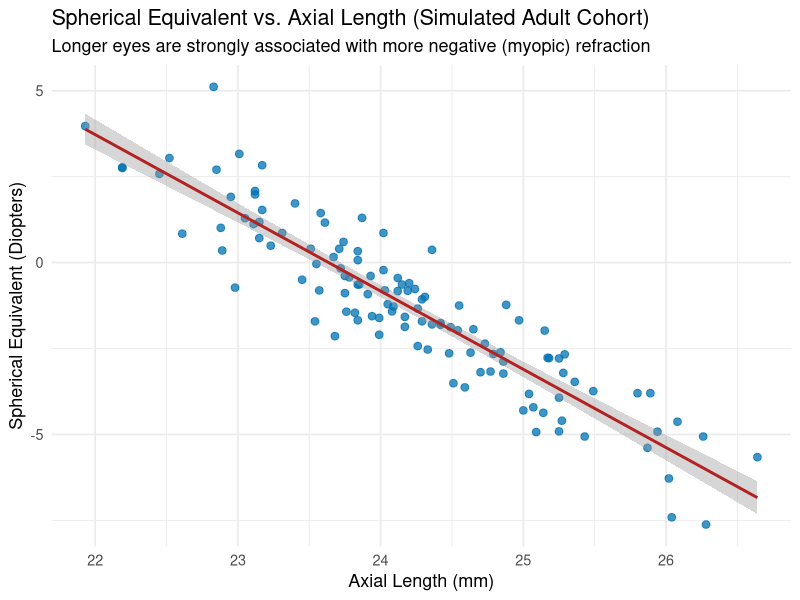
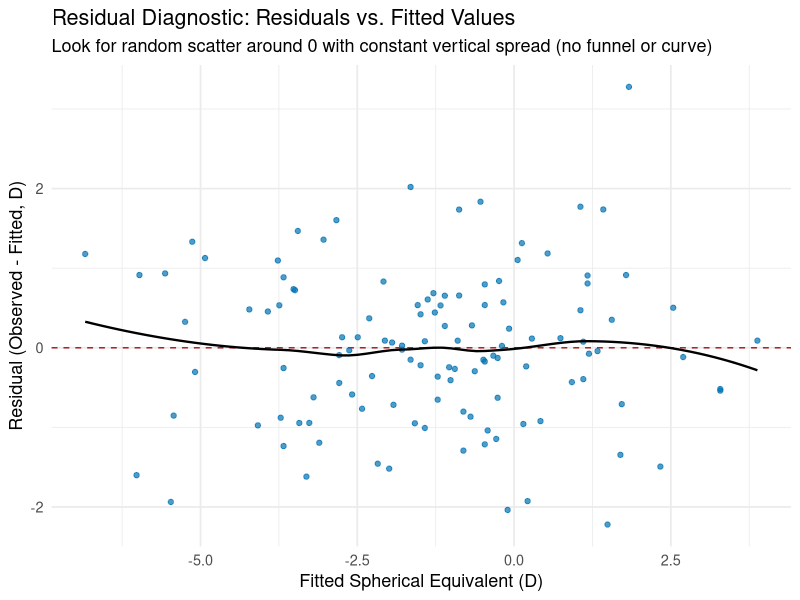
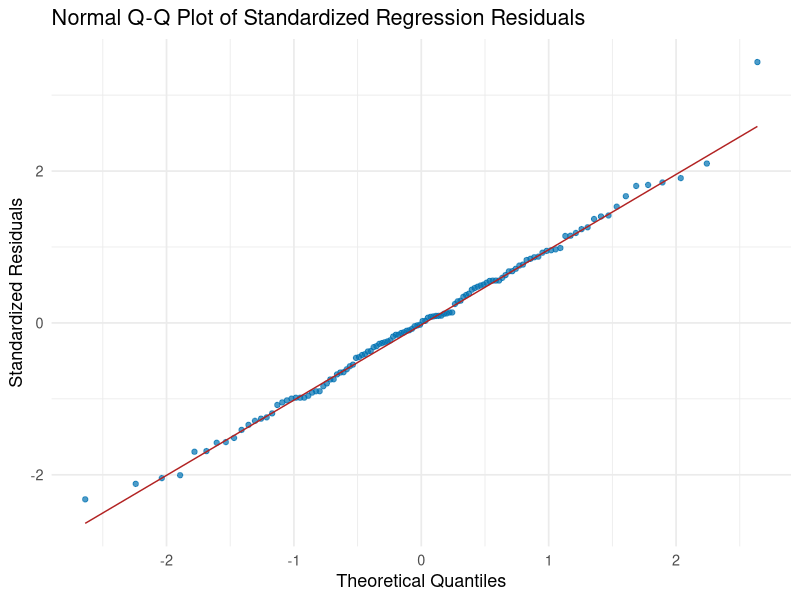
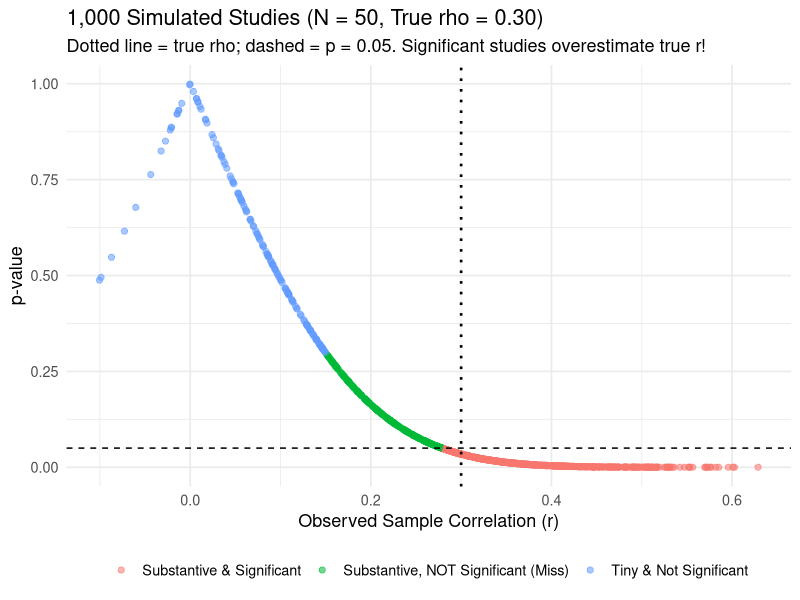

Source code (R) for these figures, in order:
# =============================================================================
#  SCRIPT 08: CORRELATION, LINEAR REGRESSION, AIC & COLLINEARITY
#  Course  : Biostatistics & Experimental Design I (NECO GRS97003)
#  Week    : Week 5 - Correlation & Regression (+ Kraemer & Blasey Ch. 5-6)
#  Slides  : BioStats-1_2026_reformat.pptx (Slides 137-173, 444-448)
#  Reuses  : Biostats-1-Examples-10-29-19.R, Biostats-1-Regression-Example.R,
#            why_most_published_findings_are_false.R
#  Datasets: data/06_refraction_biometry.csv
#
#  Topics Covered:
#    1. Pearson vs. Spearman correlation (and why you must plot first!)
#    2. How a single outlier distorts Pearson r and an OLS regression line
#    3. Simple linear regression in clinical units: refraction ~ axial length
#    4. Partitioning variance by hand: SST = SSM + SSR, R^2, and F-statistic
#    5. Residual diagnostic plots (linearity, homoscedasticity, normality, Cook's D)
#    6. Multiple regression, Adjusted R^2, AIC model selection & overfitting
#    7. The Collinearity Tax (VIF with axial length + vitreous chamber depth)
#    8. Simulation: Sampling variability of r & "Why Most Published Findings Are False"
# =============================================================================


# ---- 0. Setup ---------------------------------------------------------------
rm(list = ls())
library(tidyverse)
library(broom)
library(car)         # For car::vif() collinearity check
theme_set(theme_minimal(base_size = 13))
set.seed(2026)

eye_data <- readr::read_csv("data/06_refraction_biometry.csv", show_col_types = FALSE)
glimpse(eye_data)


# ---- 1. Correlation: Pearson vs. Spearman (Slides 139-141) ------------------
# Clinical question: How strongly does axial length (mm) correlate with
# spherical equivalent refractive error (Diopters)?

# Plot FIRST to check linearity, range, and outliers
ggplot(eye_data, aes(x = axial_length_mm, y = spherical_eq_d)) +
  geom_point(size = 2.3, alpha = 0.75, colour = "#0072B2") +
  geom_smooth(method = "lm", colour = "firebrick", linewidth = 1) +
  labs(
    title    = "Spherical Equivalent vs. Axial Length (Simulated Adult Cohort)",
    subtitle = "Longer eyes are strongly associated with more negative (myopic) refraction",
    x        = "Axial Length (mm)",
    y        = "Spherical Equivalent (Diopters)"
  )

# Pearson correlation (measures LINEAR association; sensitive to outliers)
cor_pearson  <- cor.test(eye_data$axial_length_mm, eye_data$spherical_eq_d, method = "pearson")
# Spearman rank correlation (measures MONOTONE association; robust to outliers/skew)
cor_spearman <- cor.test(eye_data$axial_length_mm, eye_data$spherical_eq_d, method = "spearman", exact = FALSE)

cat(sprintf("Pearson  r   = %.3f (95%% CI [%.3f, %.3f], R^2 = %.3f)\n",
            cor_pearson$estimate, cor_pearson$conf.int[1], cor_pearson$conf.int[2],
            cor_pearson$estimate^2))
cat(sprintf("Spearman rho = %.3f (p = %.2e)\n",
            cor_spearman$estimate, cor_spearman$p.value))


# ---- 2. How a Single Outlier Distorts Correlation & Slope (Slide 148) -------
# Suppose we add ONE data-entry error (axial length = 31 mm, SE = +4.0 D) to a
# 30-patient subset:
sub30 <- slice_head(eye_data, n = 30) |> select(axial_length_mm, spherical_eq_d)
sub30_outlier <- bind_rows(sub30, tibble(axial_length_mm = 31.0, spherical_eq_d = 4.0))

cat("\n--- Impact of 1 High-Leverage Outlier (n = 30) ---\n")
cat(sprintf("Clean data   : r = %.3f | slope = %.2f D/mm\n",
            cor(sub30$axial_length_mm, sub30$spherical_eq_d),
            coef(lm(spherical_eq_d ~ axial_length_mm, data = sub30))[2]))
cat(sprintf("With 1 error : r = %.3f | slope = %.2f D/mm\n",
            cor(sub30_outlier$axial_length_mm, sub30_outlier$spherical_eq_d),
            coef(lm(spherical_eq_d ~ axial_length_mm, data = sub30_outlier))[2]))


# ---- 3. Simple Linear Regression in Clinical Units (Slides 142-157) ---------
# Unlike dimensionless Pearson r, regression preserves CLINICAL UNITS:
#   spherical_eq_d = b0 + b1 * axial_length_mm + error
# Slope b1 = estimated change in Diopters per +1 mm greater axial length!

fit_simple <- lm(spherical_eq_d ~ axial_length_mm, data = eye_data)
summary(fit_simple)
broom::tidy(fit_simple, conf.int = TRUE)

# Verify exact relationship between r and regression slope (Slide 140):
#   b1 = r * (sd_y / sd_x)
b1_from_r <- cor(eye_data$axial_length_mm, eye_data$spherical_eq_d) *
             (sd(eye_data$spherical_eq_d) / sd(eye_data$axial_length_mm))
cat(sprintf("\nSlope from lm(): %.4f D/mm | Slope from r*(sy/sx): %.4f D/mm\n",
            coef(fit_simple)[2], b1_from_r))

# Partitioning Variance by Hand: SST = SSM + SSR (Slides 147, 150-154)
y      <- eye_data$spherical_eq_d
y_hat  <- fitted(fit_simple)
resid  <- residuals(fit_simple)

SST <- sum((y - mean(y))^2)        # Total variability around mean(y)
SSM <- sum((y_hat - mean(y))^2)    # Variability explained by the regression model
SSR <- sum(resid^2)                # Unexplained residual sum of squares (RSS)

R2_manual <- SSM / SST
F_manual  <- (SSM / 1) / (SSR / (nrow(eye_data) - 2))

cat(sprintf("SST = %.2f | SSM = %.2f | SSR = %.2f | Check SSM+SSR = %.2f\n",
            SST, SSM, SSR, SSM + SSR))
cat(sprintf("Manual R^2 = %.4f | Manual F(1, %d) = %.2f\n",
            R2_manual, nrow(eye_data) - 2, F_manual))

# Responsible Prediction with Confidence vs. Prediction Intervals (Slide 145):
#   - confidence interval: uncertainty in the MEAN refraction at a given axial length
#   - prediction interval: plausible range for a SINGLE NEW patient's eye (much wider!)
new_eyes <- tibble(axial_length_mm = c(23.0, 24.5, 26.0))
cbind(new_eyes,
      CI = predict(fit_simple, newdata = new_eyes, interval = "confidence"),
      PI = predict(fit_simple, newdata = new_eyes, interval = "prediction"))


# ---- 4. Checking Regression Assumptions with Residual Plots (Slide 149) -----
# Regression assumptions apply to the RESIDUALS (errors), not raw X or Y!
aug <- broom::augment(fit_simple)

# 1) Residuals vs. Fitted (check linearity & constant variance / homoscedasticity)
ggplot(aug, aes(x = .fitted, y = .resid)) +
  geom_hline(yintercept = 0, linetype = "dashed", colour = "firebrick") +
  geom_point(alpha = 0.7, colour = "#0072B2") +
  geom_smooth(method = "loess", se = FALSE, colour = "black", linewidth = 0.8) +
  labs(
    title    = "Residual Diagnostic: Residuals vs. Fitted Values",
    subtitle = "Look for random scatter around 0 with constant vertical spread (no funnel or curve)",
    x        = "Fitted Spherical Equivalent (D)", y = "Residual (Observed - Fitted, D)"
  )

# 2) Normal Q-Q plot of standardized residuals
ggplot(aug, aes(sample = .std.resid)) +
  stat_qq(alpha = 0.7, colour = "#0072B2") +
  stat_qq_line(colour = "firebrick") +
  labs(title = "Normal Q-Q Plot of Standardized Regression Residuals",
       x = "Theoretical Quantiles", y = "Standardized Residuals")

# Also flag any high-Cook's-distance influential points
cat("\nLargest Cook's distances (threshold of interest often ~ 4/n =",
    round(4 / nrow(eye_data), 3), "):\n")
print(head(sort(aug$.cooksd, decreasing = TRUE), 5))


# ---- 5. Multiple Regression, Adjusted R^2 & AIC (Slides 158-171) ------------
# Reused from Biostats-1-Examples-10-29-19.R & Biostats-1-Regression-Example.R:
# Build progressively richer models for spherical equivalent and compare with
# Adjusted R^2 and AIC (Akaike Information Criterion: lower AIC = better
# trade-off between fit and complexity penalty!).

m1 <- lm(spherical_eq_d ~ axial_length_mm, data = eye_data)
m2 <- lm(spherical_eq_d ~ axial_length_mm + corneal_power_d, data = eye_data)
m3 <- lm(spherical_eq_d ~ axial_length_mm + corneal_power_d + age + screen_hours, data = eye_data)

bind_rows(
  mutate(broom::glance(m1), model = "M1: Axial length only"),
  mutate(broom::glance(m2), model = "M2: Axial length + Corneal power"),
  mutate(broom::glance(m3), model = "M3: + Age + Screen hours (extra noise)")
) |>
  select(model, r.squared, adj.r.squared, sigma, AIC, df.residual)
# Notice:
#   - Adding corneal_power_d (optically causal!) dramatically improves Adj R^2 and slashes AIC!
#   - Adding age + screen_hours slightly increases raw R^2 (it ALWAYS rises!) but
#     WORSENS AIC (higher AIC) because of the complexity penalty!

# Also model best-corrected logMAR acuity from refractive & contrast predictors
# (adapted from Biostats-1-Examples-10-29-19.R)
acuity_model <- lm(logmar_va ~ spherical_eq_d + contrast_sens + age, data = eye_data)
summary(acuity_model)


# ---- 6. The Collinearity Tax (Kraemer & Blasey Ch. 6, Slides 447-448) -------
# Axial length = Anterior chamber + Lens thickness + Vitreous chamber depth,
# so `axial_length_mm` and `vitreous_chamber_mm` are almost redundant (r > 0.96)!
# Watch what happens to standard errors and Variance Inflation Factors (VIF)
# when both are put into the same regression model:

cat(sprintf("\nCorrelation(axial_length, vitreous_chamber) = %.3f\n",
            cor(eye_data$axial_length_mm, eye_data$vitreous_chamber_mm)))

m_collinear <- lm(spherical_eq_d ~ axial_length_mm + vitreous_chamber_mm + corneal_power_d,
                  data = eye_data)
cat("\nModel WITHOUT collinear predictor (M2):\n")
print(broom::tidy(m2)[, c("term", "estimate", "std.error", "p.value")])
cat("\nModel WITH collinear vitreous_chamber_mm:\n")
print(broom::tidy(m_collinear)[, c("term", "estimate", "std.error", "p.value")])
cat("\nVariance Inflation Factors (VIF > 5-10 signals serious collinearity):\n")
print(car::vif(m_collinear))
# Notice how the standard error of `axial_length_mm` balloons by >3x!


# ---- 7. Sampling Variability of r: "Why Most Published Findings Are False" --
# Reused & modernized from `why_most_published_findings_are_false.R`!
# Suppose 1,000 vision labs each study N = 50 patients where the TRUE correlation
# between two clinical variables is modest: rho = 0.30.
# Watch how widely the observed `r` varies from study to study, and how
# filtering only for p < 0.05 exaggerates published effect sizes ("winner's curse")!

N_lab   <- 50
n_labs  <- 1000
rho_true <- 0.30

sim_r <- tibble(study = 1:n_labs) |>
  mutate(
    res = map(study, \(s) {
      x <- rnorm(N_lab)
      y <- rho_true * x + sqrt(1 - rho_true^2) * rnorm(N_lab)
      ct <- cor.test(x, y)
      tibble(r = unname(ct$estimate), p_value = ct$p.value)
    })
  ) |>
  unnest(res) |>
  mutate(
    outcome = case_when(
      abs(r) > 0.15 & p_value <  0.05 ~ "Substantive & Significant",
      abs(r) > 0.15 & p_value >= 0.05 ~ "Substantive, NOT Significant (Miss)",
      abs(r) <= 0.15 & p_value < 0.05 ~ "Tiny but Significant",
      TRUE                            ~ "Tiny & Not Significant"
    )
  )

# Compare average r across ALL labs vs. only "statistically significant" labs!
sim_r |>
  summarize(
    true_rho               = rho_true,
    mean_r_all_studies     = mean(r),
    mean_r_published_sig   = mean(r[p_value < 0.05]),  # Inflated by publication bias!
    pct_significant        = mean(p_value < 0.05) * 100
  )

ggplot(sim_r, aes(x = r, y = p_value, colour = outcome)) +
  geom_point(alpha = 0.55, size = 1.8) +
  geom_hline(yintercept = 0.05, linetype = "dashed") +
  geom_vline(xintercept = rho_true, linetype = "dotted", linewidth = 0.9) +
  labs(
    title    = "1,000 Simulated Studies (N = 50, True rho = 0.30)",
    subtitle = "Dotted line = true rho; dashed = p = 0.05. Significant studies overestimate true r!",
    x        = "Observed Sample Correlation (r)", y = "p-value", colour = NULL
  ) +
  theme(legend.position = "bottom")


# ---- 8. Try It Yourself (Exercises) -----------------------------------------
# 1. Fit `lm(spherical_eq_d ~ screen_hours + outdoor_hours, data = eye_data)`.
#    Interpret both slopes in clinical units (Diopters per daily hour).
# 2. Split `eye_data` into 80 training rows and 40 test rows. Compare test-set
#    RMSE for Model M1 vs. Model M2 vs. Model M3. Which predicts best out-of-sample?
# 3. In Section 7, change `N_lab` from 50 to 15 and rerun. What happens to the
#    average `r` among studies that achieve p < 0.05?
